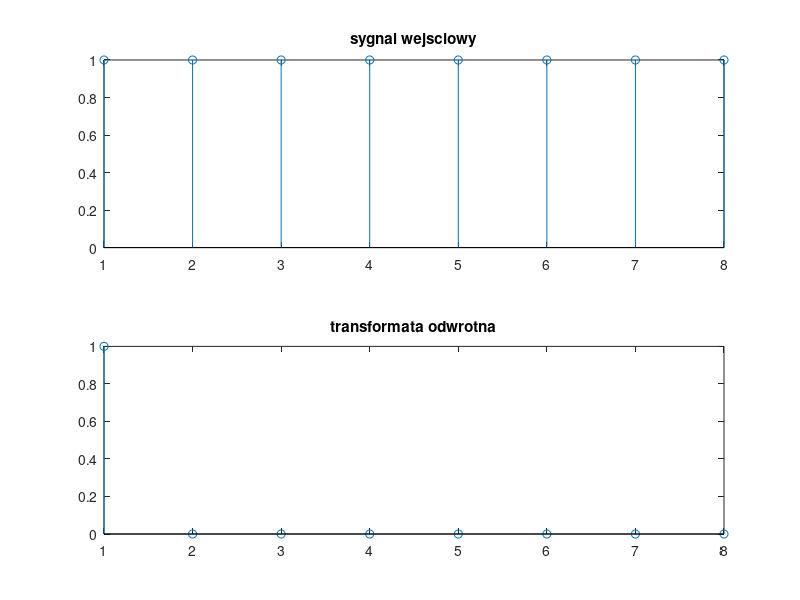

Reproduce this figure in MATLAB.
%DFT

figure
subplot(211);
stem(ones(1,8));
title("sygnal wejsciowy");
subplot(212);
stem(abs(ifft(ones(1,8))));
title("transformata odwrotna");
